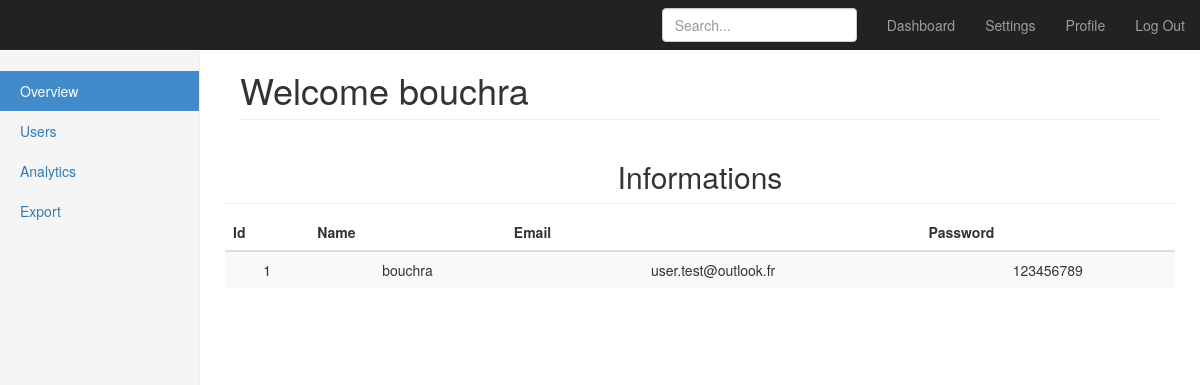
/profile, run on the app's committed database.
### model.py (models this page shows)
class User(db.Model):
    id = db.Column(db.Integer, primary_key=True)
    username = db.Column(db.String(15), unique=True)
    email = db.Column(db.String(50), unique=True)
    password =db.Column(db.String(80))

### app.py (the view)
@app.route('/profile')
def profile():
    user = User.query.first()
    return render_template('profile.html',user=user)

### templates/profile.html (shortened to what this page needs)
{% extends "bootstrap/base.html" %}
{% block styles %}
{{super()}}
<link rel="stylesheet" href="{{url_for('.static', filename='dashboard.css')}}">
{% endblock %}
{% block content %}
    <nav class="navbar navbar-inverse navbar-fixed-top">
      <div class="container-fluid">
        <div class="navbar-header">
          <a class="navbar-brand" href="#"></a>
        </div>
        <div id="navbar" class="navbar-collapse collapse">
          <ul class="nav navbar-nav navbar-right">
            <li><a href="{{ url_for('dashboard') }}">Dashboard</a></li>
            <li><a href="{{ url_for('update') }}">Settings</a></li>
            <li><a href="{{ url_for('profile') }}">Profile</a></li>
            <li><a href="{{ url_for('index') }}">Log Out</a></li>
          </ul>
          <form class="navbar-form navbar-right">
            <input type="text" class="form-control" placeholder="Search...">
          </form>
        </div>
      </div>
    </nav>
    <div class="container-fluid">
      <div class="row">
        <div class="col-sm-3 col-md-2 sidebar">
          <ul class="nav nav-sidebar">
            <li class="active"><a href="#">Overview <span class="sr-only">(current)</span></a></li>
            <li><a href="{{ url_for('show_all') }}">Users</a></li>
            <li><a href="#">Analytics</a></li>
            <li><a href="#">Export</a></li>
          </ul>
        </div>
        <div class="col-sm-9 col-sm-offset-3 col-md-10 col-md-offset-2 main">
          <h1 class="page-header">Welcome {{user.username}} </h1>
          <div class="row placeholders">
          <h2 class="sub-header"> Informations  </h2>
          <div class="table-responsive">
            <table class="table table-striped">
              <thead>
                <tr>
                  <th>Id</th>
                  <th>Name</th>
                  <th>Email</th>
                  <th>Password</th>
                </tr>
              </thead>
              <tbody>
                <tr>
                  <td>{{user.id}}</td>
                  <td>{{user.username}}</td>
                  <td>{{user.email}}</td>
                  <td>{{user.password}}</td>
                </tr>
              </tbody>
            </table>
          </div>
        </div>
      </div>
    </div>
{% endblock %}

### static/dashboard.css (style rules this page uses)
body { padding-top: 50px; }
.sub-header { padding-bottom: 10px; border-bottom: 1px solid #eee; }
.navbar-fixed-top { border: 0; }
.sidebar { display: none; }
@media (min-width: 768px) { .sidebar { position: fixed; top: 51px; bottom: 0; left: 0; z-index: 1000; display: block; padding: 20px; overflow-x: hidden; overflow-y: auto; background-color: #f5f5f5; border-right: 1px solid #eee; } }
.nav-sidebar { margin-right: -21px; margin-bottom: 20px; margin-left: -20px; }
.nav-sidebar > li > a { padding-right: 20px; padding-left: 20px; }
.nav-sidebar > .active > a, .nav-sidebar > .active > a:hover, .nav-sidebar > .active > a:focus { color: #fff; background-color: #428bca; }
.main { padding: 20px; }
@media (min-width: 768px) { .main { padding-right: 40px; padding-left: 40px; } }
.main .page-header { margin-top: 0; }
.placeholders { margin-bottom: 30px; text-align: center; }

### data on the page
User: username "bouchra", id "1", email "user.test@outlook.fr", password "123456789"
